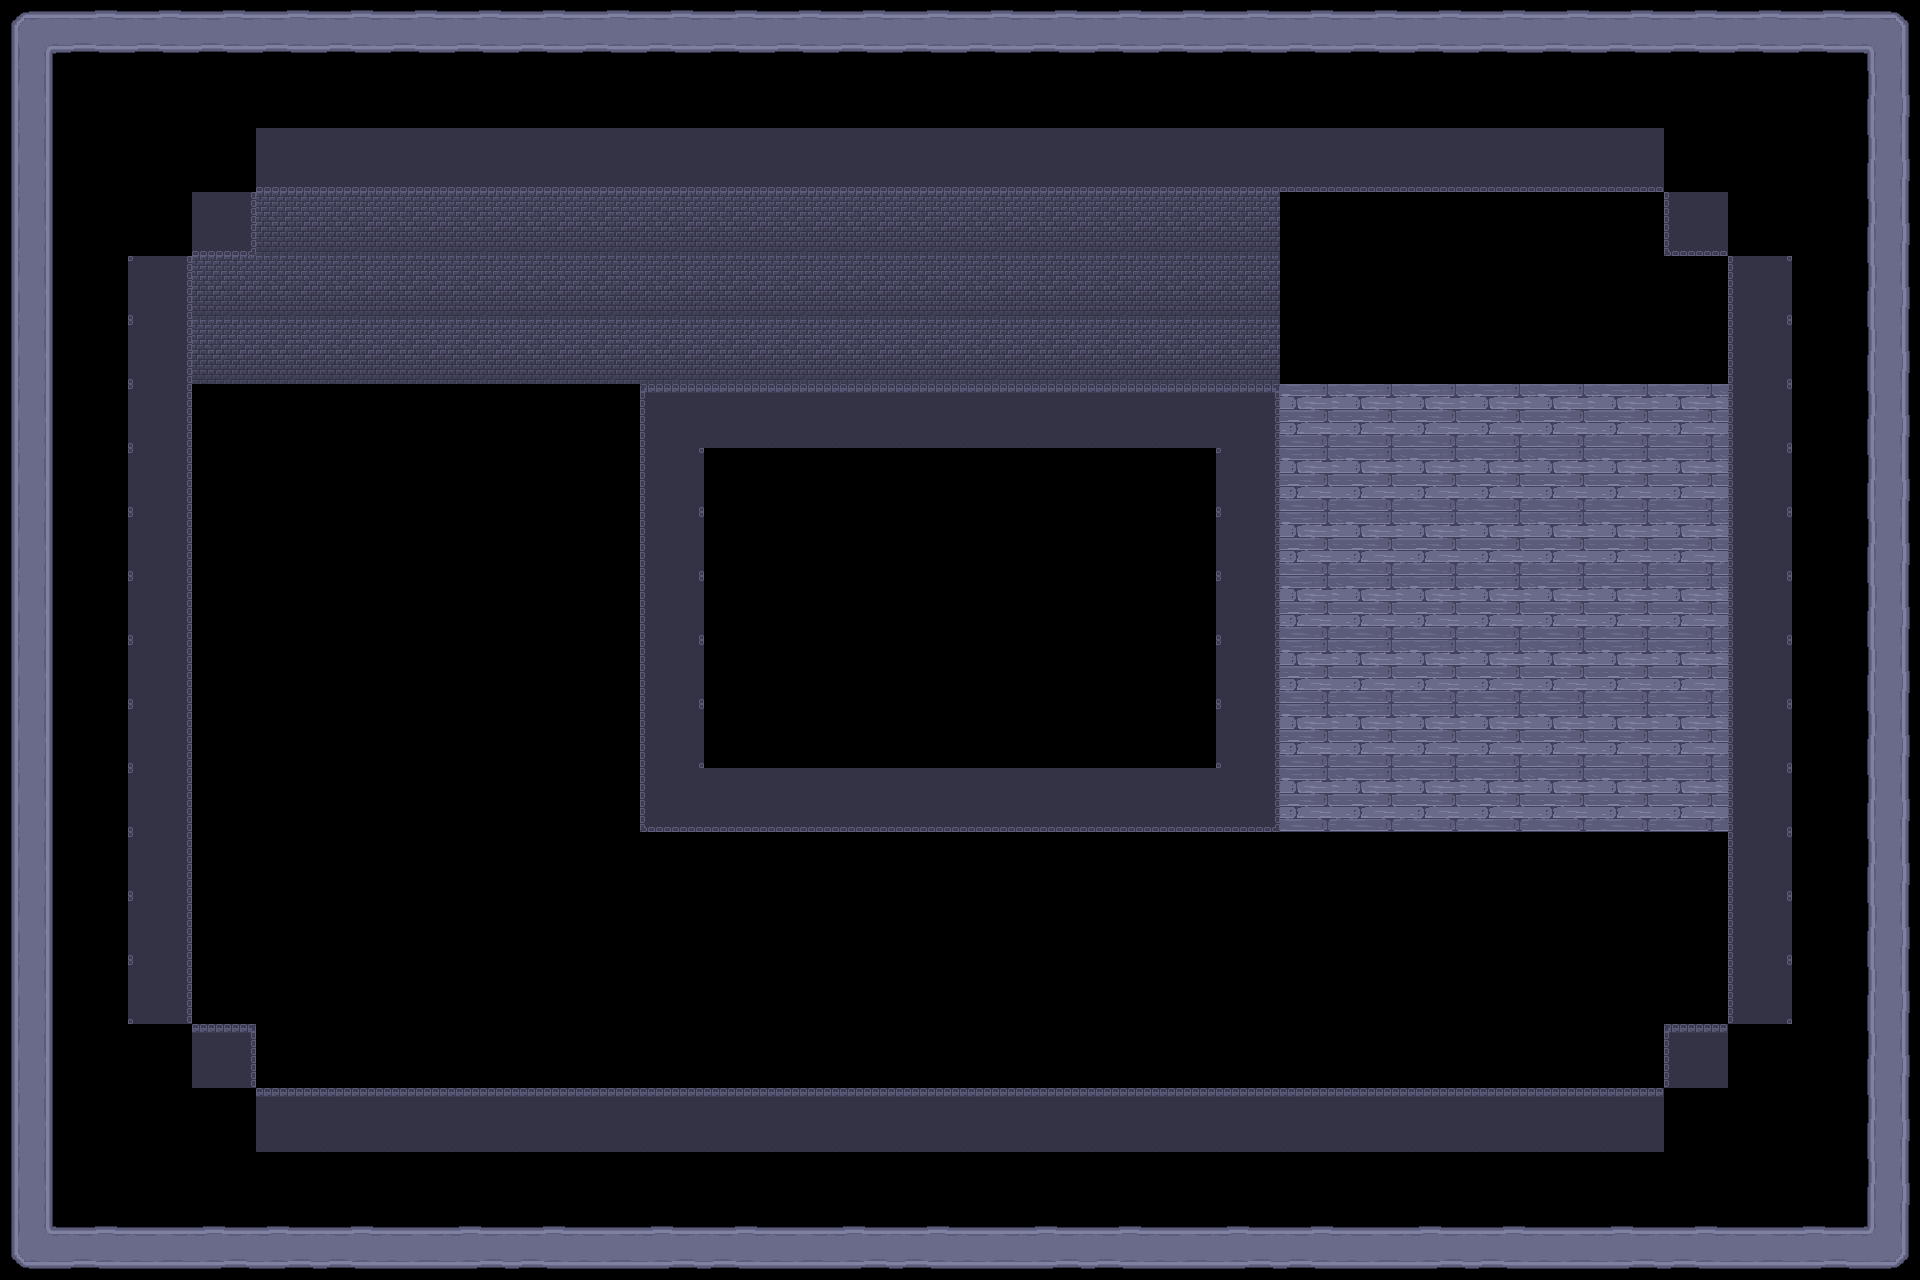

Below is a game level as drawn by its tile map, then a one-line description and the .tmx file that defines it, in full:
An orthogonal 30x20 tile map with 64x64 px tiles, 1 tile layer (Tile Layer 1) and 3 objects (Player, WindCurrent, Windmill).

<map version="1.10" tiledversion="1.10.2" orientation="orthogonal" renderorder="left-up" width="30" height="20" tilewidth="64" tileheight="64" infinite="0" nextlayerid="3" nextobjectid="5">
 <tileset firstgid="1" name="LiftOff_TileSet_Version4" tilewidth="64" tileheight="64" tilecount="54" columns="9">
  <image source="../LiftOff_TileSet_Version4.png" width="576" height="384" />
  <tile id="0">
   <properties>
    <property name="slowdown" type="float" value="1" />
   </properties>
  </tile>
  <tile id="2">
   <properties>
    <property name="collider" value="topleftbottomright" />
   </properties>
  </tile>
  <tile id="4">
   <properties>
    <property name="collider" value="left" />
   </properties>
  </tile>
  <tile id="9">
   <properties>
    <property name="slowdown" type="float" value="0.5" />
   </properties>
  </tile>
  <tile id="15">
   <properties>
    <property name="collider" value="right" />
   </properties>
  </tile>
  <tile id="20">
   <properties>
    <property name="collider" value="bottom" />
   </properties>
  </tile>
  <tile id="21">
   <properties>
    <property name="collider" value="top" />
   </properties>
  </tile>
  <tile id="22">
   <properties>
    <property name="collider" value="topleftbottomright" />
   </properties>
  </tile>
  <tile id="23">
   <properties>
    <property name="collider" value="bottomlefttopright" />
   </properties>
  </tile>
  <tile id="24">
   <properties>
    <property name="collider" value="bottomrighttopleft" />
   </properties>
  </tile>
  <tile id="25">
   <properties>
    <property name="collider" value="toprightbottomleft" />
   </properties>
  </tile>
 </tileset>
 <layer id="1" name="Tile Layer 1" width="30" height="20">
  <properties>
   <property name="loadCustomColliders" type="bool" value="true" />
  </properties>
  <data encoding="csv">
30,31,31,31,31,31,31,31,31,31,31,31,31,31,31,31,31,31,31,31,31,31,31,31,31,31,31,31,31,34,
40,0,0,0,0,0,0,0,0,0,0,0,0,0,0,0,0,0,0,0,0,0,0,0,0,0,0,0,0,41,
40,0,0,0,21,21,21,21,21,21,21,21,21,21,21,21,21,21,21,21,21,21,21,21,21,21,0,0,0,41,
40,0,0,26,1,1,1,1,1,1,1,1,1,1,1,1,1,1,1,1,0,0,0,0,0,0,25,0,0,41,
40,0,16,1,1,1,1,1,1,1,1,1,1,1,1,1,1,1,1,1,0,0,0,0,0,0,0,5,0,41,
40,0,16,1,1,1,1,1,1,1,1,1,1,1,1,1,1,1,1,1,0,0,0,0,0,0,0,5,0,41,
40,0,16,0,0,0,0,0,0,0,24,22,22,22,22,22,22,22,22,23,10,10,10,10,10,10,10,5,0,41,
40,0,16,0,0,0,0,0,0,0,5,0,0,0,0,0,0,0,0,16,10,10,10,10,10,10,10,5,0,41,
40,0,16,0,0,0,0,0,0,0,5,0,0,0,0,0,0,0,0,16,10,10,10,10,10,10,10,5,0,41,
40,0,16,0,0,0,0,0,0,0,5,0,0,0,0,0,0,0,0,16,10,10,10,10,10,10,10,5,0,41,
40,0,16,0,0,0,0,0,0,0,5,0,0,0,0,0,0,0,0,16,10,10,10,10,10,10,10,5,0,41,
40,0,16,0,0,0,0,0,0,0,5,0,0,0,0,0,0,0,0,16,10,10,10,10,10,10,10,5,0,41,
40,0,16,0,0,0,0,0,0,0,25,21,21,21,21,21,21,21,21,26,10,10,10,10,10,10,10,5,0,41,
40,0,16,0,0,0,0,0,0,0,0,0,0,0,0,0,0,0,0,0,0,0,0,0,0,0,0,5,0,41,
40,0,16,0,0,0,0,0,0,0,0,0,0,0,0,0,0,0,0,0,0,0,0,0,0,0,0,5,0,41,
40,0,16,0,0,0,0,0,0,0,0,0,0,0,0,0,0,0,0,0,0,0,0,0,0,0,0,5,0,41,
40,0,0,23,0,0,0,0,0,0,0,0,0,0,0,0,0,0,0,0,0,0,0,0,0,0,24,0,0,41,
40,0,0,0,22,22,22,22,22,22,22,22,22,22,22,22,22,22,22,22,22,22,22,22,22,22,0,0,0,41,
40,0,0,0,0,0,0,0,0,0,0,0,0,0,0,0,0,0,0,0,0,0,0,0,0,0,0,0,0,41,
39,31,32,33,33,31,32,33,31,32,33,31,32,33,31,32,33,31,32,33,31,32,33,31,32,33,31,32,33,43
</data>
 </layer>
 <objectgroup id="2" name="Objects">
  <object id="2" type="Player" x="438.667" y="208" width="64" height="64" />
  <object id="3" type="WindCurrent" x="256" y="832" width="1408" height="256">
   <properties>
    <property name="angle" type="int" value="0" />
    <property name="strength" type="float" value="0.5" />
   </properties>
  </object>
  <object id="4" type="Windmill" x="384" y="384" width="256" height="256" />
 </objectgroup>
</map>
